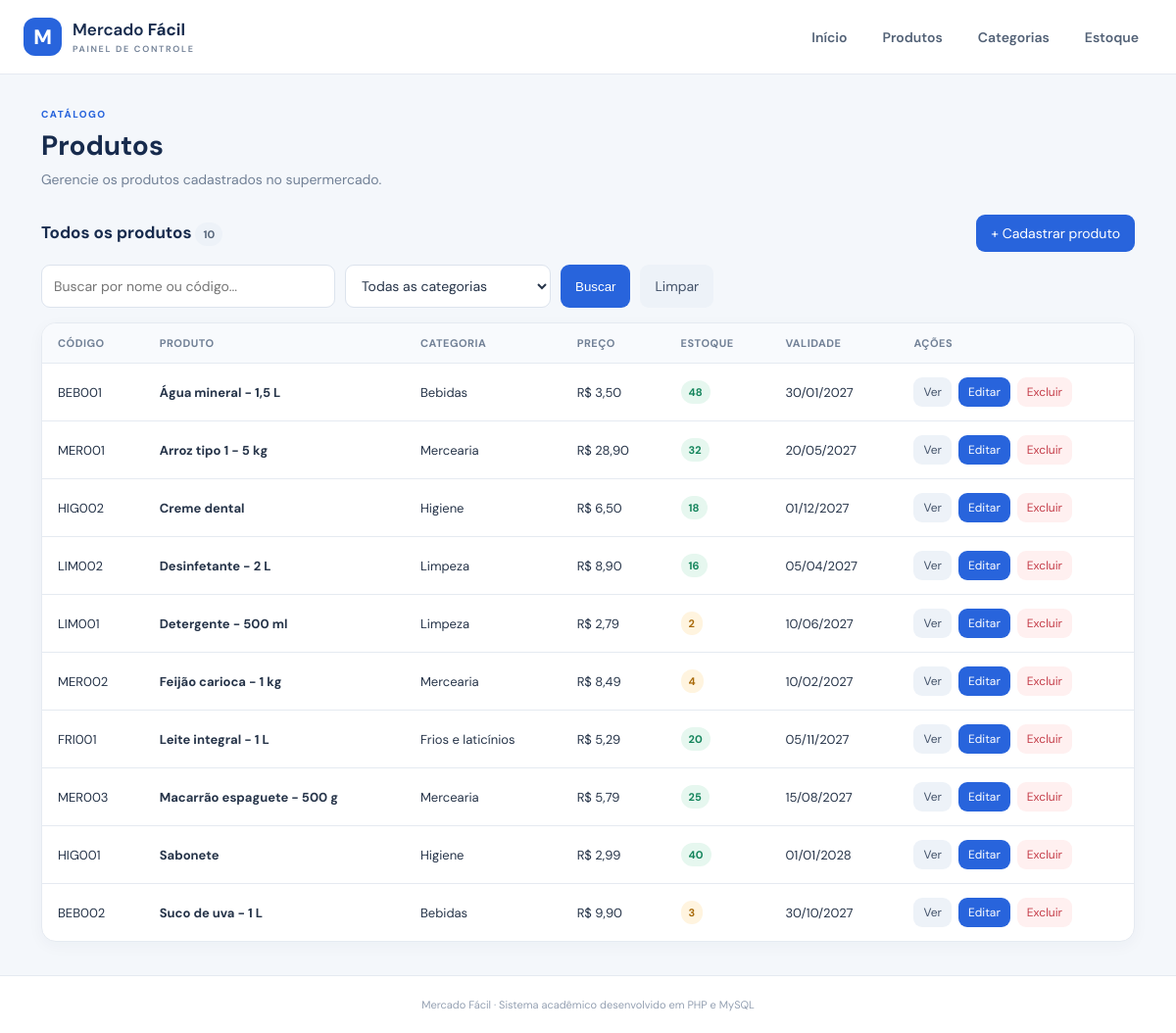
/produtos.php, run on the app's committed database.
### tables this page shows
CREATE TABLE IF NOT EXISTS produtos (
  id INT NOT NULL AUTO_INCREMENT,
  codigo VARCHAR(30) NOT NULL,
  nome VARCHAR(120) NOT NULL,
  categoria_id INT NOT NULL,
  preco DECIMAL(10,2) NOT NULL,
  estoque INT NOT NULL DEFAULT 0,
  estoque_minimo INT NOT NULL DEFAULT 5,
  validade DATE NULL,
  descricao TEXT NULL,
  criado_em TIMESTAMP NOT NULL DEFAULT CURRENT_TIMESTAMP,
  atualizado_em TIMESTAMP NOT NULL DEFAULT CURRENT_TIMESTAMP ON UPDATE CURRENT_TIMESTAMP,
  PRIMARY KEY (id),
  UNIQUE KEY uk_produtos_codigo (codigo),
  KEY idx_produtos_categoria (categoria_id),
  KEY idx_produtos_nome (nome),
  CONSTRAINT fk_produto_categoria
    FOREIGN KEY (categoria_id) REFERENCES categorias(id)
    ON UPDATE CASCADE ON DELETE RESTRICT
);

CREATE TABLE IF NOT EXISTS categorias (
  id INT NOT NULL AUTO_INCREMENT,
  nome VARCHAR(80) NOT NULL,
  descricao VARCHAR(255) NULL,
  criado_em TIMESTAMP NOT NULL DEFAULT CURRENT_TIMESTAMP,
  PRIMARY KEY (id),
  UNIQUE KEY uk_categorias_nome (nome)
);

### includes/funcoes.php (called while the page is built, shortened)
<?php
function e($valor): string { return htmlspecialchars((string)$valor, ENT_QUOTES, 'UTF-8'); }
function dinheiro($valor): string { return 'R$ '.number_format((float)$valor, 2, ',', '.'); }

### produtos.php (the view, shortened to what this page needs)
<?php
require 'config.php'; require 'includes/header.php';
$q=trim($_GET['q']??''); $cat=(int)($_GET['categoria']??0);
$sql='SELECT p.*,c.nome categoria FROM produtos p JOIN categorias c ON c.id=p.categoria_id WHERE 1=1'; $args=[];
$sql.=' ORDER BY p.nome';$st=$pdo->prepare($sql);$st->execute($args);$produtos=$st->fetchAll();$categorias=$pdo->query('SELECT * FROM categorias ORDER BY nome')->fetchAll();
?>
<div class="eyebrow">Catálogo</div><h1 class="titulo">Produtos</h1><p class="subtitulo">Gerencie os produtos cadastrados no supermercado.</p>
<div class="secao"><h2>Todos os produtos <span class="badge"><?=count($produtos)?></span></h2><a class="btn" href="produto_form.php">+ Cadastrar produto</a></div>
<form class="filtro" method="get"><input type="search" name="q" placeholder="Buscar por nome ou código..." value="<?=e($q)?>"><select name="categoria"><option value="0">Todas as categorias</option></select><button class="btn">Buscar</button><a class="btn sec" href="produtos.php">Limpar</a></form>
<div class="painel"><table class="tabela"><thead><tr><th>Código</th><th>Produto</th><th>Categoria</th><th>Preço</th><th>Estoque</th><th>Validade</th><th>Ações</th></tr></thead><tbody>
<?php foreach($produtos as $p): ?><tr><td><?=e($p['codigo'])?></td><td><strong><?=e($p['nome'])?></strong></td><td><?=e($p['categoria'])?></td><td><?=dinheiro($p['preco'])?></td><td><span class="badge <?=$p['estoque']<=$p['estoque_minimo']?'baixo':'ok'?>"><?=$p['estoque']?></span></td><td><?=$p['validade']?date('d/m/Y',strtotime($p['validade'])):'—'?></td><td><div class="acoes"><a class="btn small sec" href="produto_detalhe.php?id=<?=$p['id']?>">Ver</a><a class="btn small" href="produto_form.php?id=<?=$p['id']?>">Editar</a><a class="btn small danger" href="produto_excluir.php?id=<?=$p['id']?>">Excluir</a></div></td></tr><?php endforeach ?>
<?php if(!$produtos): ?><tr><td colspan="7" class="vazio">Nenhum produto encontrado. Tente alterar os filtros.</td></tr><?php endif ?></tbody></table></div>
<?php require 'includes/footer.php'; ?>

### assets/style.css (style rules this page uses)
:root { --navy:#172b4d;--blue:#2864dc;--cyan:#eaf2ff;--bg:#f4f7fb;--text:#263449;--muted:#718096;--line:#e5eaf1;--green:#13845b;--red:#c43c48;--amber:#a96a0a }
* { box-sizing:border-box }
body { margin:0;background:var(--bg);color:var(--text);font-family:'DM Sans',Arial,sans-serif;font-size:14px }
.eyebrow { color:var(--blue);font-weight:800;text-transform:uppercase;letter-spacing:1.5px;font-size:10px }
.titulo { font-size:28px;color:var(--navy);margin:7px 0 }
.subtitulo { color:var(--muted);margin:0 0 24px }
.card,.painel { background:#fff;border:1px solid var(--line);border-radius:15px;padding:20px;box-shadow:0 4px 16px #1b31500a }
.secao { display:flex;justify-content:space-between;align-items:center;margin:27px 0 13px }
.secao h2 { font-size:17px;color:var(--navy);margin:0 }
.btn { display:inline-flex;align-items:center;justify-content:center;border:0;border-radius:9px;padding:10px 15px;background:var(--blue);color:#fff;text-decoration:none;font:600 13px inherit;cursor:pointer }
.btn.sec { background:#edf2f8;color:#44536a }
.btn.danger { background:#fff0f0;color:var(--red) }
.btn.small { padding:7px 10px;font-size:12px }
.acoes { display:flex;gap:7px;flex-wrap:wrap }
.painel { padding:0;overflow:hidden }
.tabela { width:100%;border-collapse:collapse }
.tabela th { text-align:left;color:#718096;background:#f8fafd;font-size:11px;text-transform:uppercase;letter-spacing:.5px;padding:13px 16px }
.tabela td { padding:14px 16px;border-top:1px solid var(--line);font-size:13px }
.badge { display:inline-block;padding:5px 8px;border-radius:20px;font-size:11px;font-weight:700;background:#edf2f8;color:#56657a }
.badge.ok { background:#e6f7ef;color:var(--green) }
.badge.baixo { background:#fff4df;color:var(--amber) }
.campo input,.campo select,.campo textarea,.filtro input,.filtro select { width:100%;border:1px solid #dce3ed;border-radius:9px;padding:11px 12px;font:inherit;color:var(--text);background:#fff;outline:none }
.filtro { display:flex;gap:10px;flex-wrap:wrap;margin-bottom:15px }
.filtro input { max-width:300px }
.filtro select { max-width:210px }

### data on the page
produtos: codigo "BEB001", nome "Água mineral - 1,5 L", categoria.nome "Bebidas", preco "R$ 3,50", estoque "48", validade "30/01/2027"
produtos: codigo "MER001", nome "Arroz tipo 1 - 5 kg", categoria.nome "Mercearia", preco "R$ 28,90", estoque "32", validade "20/05/2027"
produtos: codigo "HIG002", nome "Creme dental", categoria.nome "Higiene", preco "R$ 6,50", estoque "18", validade "01/12/2027"
produtos: codigo "LIM002", nome "Desinfetante - 2 L", categoria.nome "Limpeza", preco "R$ 8,90", estoque "16", validade "05/04/2027"
produtos: codigo "LIM001", nome "Detergente - 500 ml", categoria.nome "Limpeza", preco "R$ 2,79", estoque "2", validade "10/06/2027"
produtos: codigo "MER002", nome "Feijão carioca - 1 kg", categoria.nome "Mercearia", preco "R$ 8,49", estoque "4", validade "10/02/2027"
produtos: codigo "FRI001", nome "Leite integral - 1 L", categoria.nome "Frios e laticínios", preco "R$ 5,29", estoque "20", validade "05/11/2027"
produtos: codigo "MER003", nome "Macarrão espaguete - 500 g", categoria.nome "Mercearia", preco "R$ 5,79", estoque "25", validade "15/08/2027"
produtos: codigo "HIG001", nome "Sabonete", categoria.nome "Higiene", preco "R$ 2,99", estoque "40", validade "01/01/2028"
produtos: codigo "BEB002", nome "Suco de uva - 1 L", categoria.nome "Bebidas", preco "R$ 9,90", estoque "3", validade "30/10/2027"

### other printed values
count($produtos) "10"
